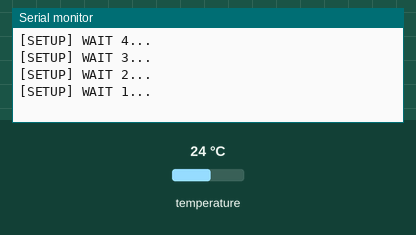
A sketch run on a simulated ESP8266 (NodeMCU). On the bench: the last lines printed to the serial monitor. Inputs (shaded band) come from the test bench; at power-on: temperature 24 °C. WiFi joins after 1.5 s; servers stay silent unless stated; uploads are accepted with an empty reply.

Above: at 5.2 s.
5.3 s: temperature set to 12 °C
At 7.2 s:
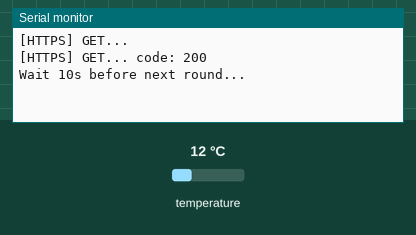
15.2 s: temperature set to 19 °C
At 17.42 s:
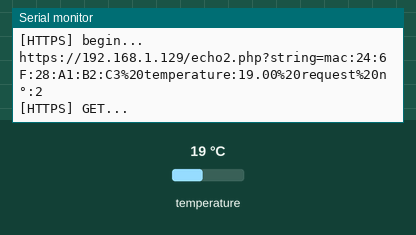
Timing chart, 0 to 18.9 s (numbered marks = the images above; inputs shaded):
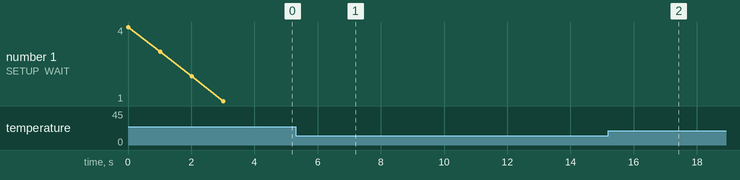

The sketch:

codeArduino.ino
```cpp
// BINOME 17 MICHON Colin Boudif

#include <OneWire.h>
#include <DallasTemperature.h>
#include <Arduino.h>
#include <ESP8266WiFi.h>
#include <ESP8266WiFiMulti.h>
#include <ESP8266HTTPClient.h>
#include <WiFiClientSecureBearSSL.h>

// Fingerprint for demo URL, expires on June 2, 2021, needs to be updated well before this date
const uint8_t fingerprint[20] = {0x9e, 0xb7, 0x36, 0x56, 0x3d, 0x09, 0x6a, 0xa2, 0xc3, 0x69, 0x83, 0xff, 0x32, 0x0f, 0x51, 0xcb, 0xf4, 0x5a, 0x10, 0xa8};

ESP8266WiFiMulti WiFiMulti;

const int oneWireBus = 4;
// Mise en place d’une instance oneWire pour communiquer avec des capteurs
//OneWire sinon le programme ne compile pas
OneWire oneWire(oneWireBus);
DallasTemperature sensors(&oneWire);
float temp; // variable Temperature

String MAC_Address = " ";
String data = " ";
String requestString = " ";
String tempString = " ";
int request = 0;

void setup() {
  sensors.begin();

  Serial.begin(115200);

  Serial.println();
  Serial.println();
  Serial.println();

  for (uint8_t t = 4; t > 0; t--) {
    Serial.printf("[SETUP] WAIT %d...\n", t);
    Serial.flush();
    delay(1000);
  }

  WiFi.mode(WIFI_STA);
  WiFiMulti.addAP("binome_17", "tpRT9025");
}

void loop() {
  // wait for WiFi connection
  if ((WiFiMulti.run() == WL_CONNECTED)) {

    std::unique_ptr<BearSSL::WiFiClientSecure> client(new BearSSL::WiFiClientSecure);

    client->setFingerprint(fingerprint);

    sensors.requestTemperatures();
    temp = sensors.getTempCByIndex(0); // Temperature in Celsius degrees
    Serial.printf("Message: %.2f \n", temp);

    HTTPClient https;
    MAC_Address = WiFi.macAddress();
    request = request + 1;
    requestString = String(request);
    tempString = String(temp);

    // data contient toute les données pour constituer la requete final faite au serveur
    data = "https://192.168.1.129/echo2.php?string=mac:" + MAC_Address + "%20temperature:" + tempString + "%20request%20n°:" + requestString;
    Serial.println("ESP Board MAC Address: " + MAC_Address);

    Serial.println("[HTTPS] begin...");
    Serial.println(data);
    if (https.begin(*client, data)) {  // HTTPS (data cotient la requête)

      Serial.println("[HTTPS] GET...");
      // start connection and send HTTP header
      int httpCode = https.GET();

      // httpCode will be negative on error
      if (httpCode > 0) {
        // HTTP header has been send and Server response header has been handled
        Serial.printf("[HTTPS] GET... code: %d\n", httpCode);

        // file found at server
        if (httpCode == HTTP_CODE_OK || httpCode == HTTP_CODE_MOVED_PERMANENTLY) {
          String payload = https.getString();
          Serial.println(payload);
        }
      } else {
        Serial.printf("[HTTPS] GET... failed, error: %s\n", https.errorToString(httpCode).c_str());
      }

      https.end();
    } else {
      Serial.printf("[HTTPS] Unable to connect\n");
    }
  }

  Serial.println("Wait 10s before next round...");
  delay(10000);
}
```

Measured:
- after the input at 5.3 s, the serial monitor: prints a new line after 0.98 s (image 1)
- after the input at 15.2 s, the serial monitor: prints a new line after 2.1 s (image 2)
